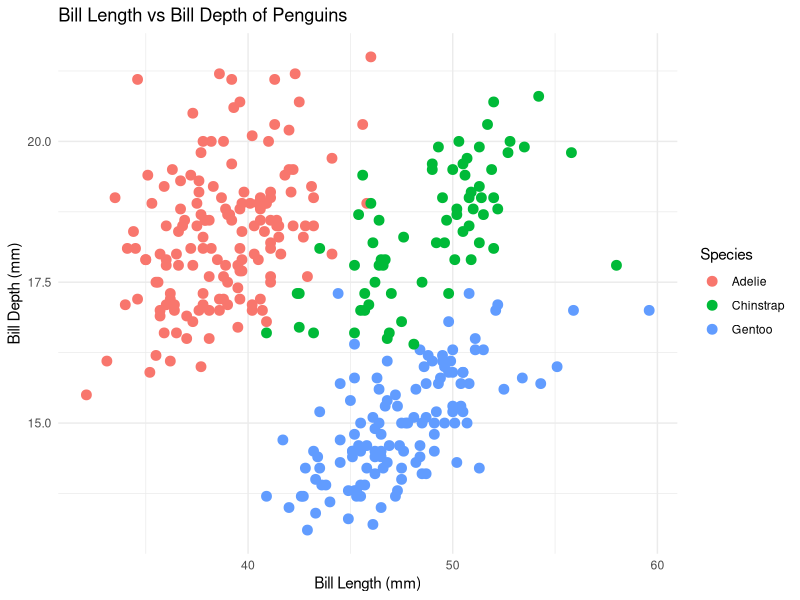
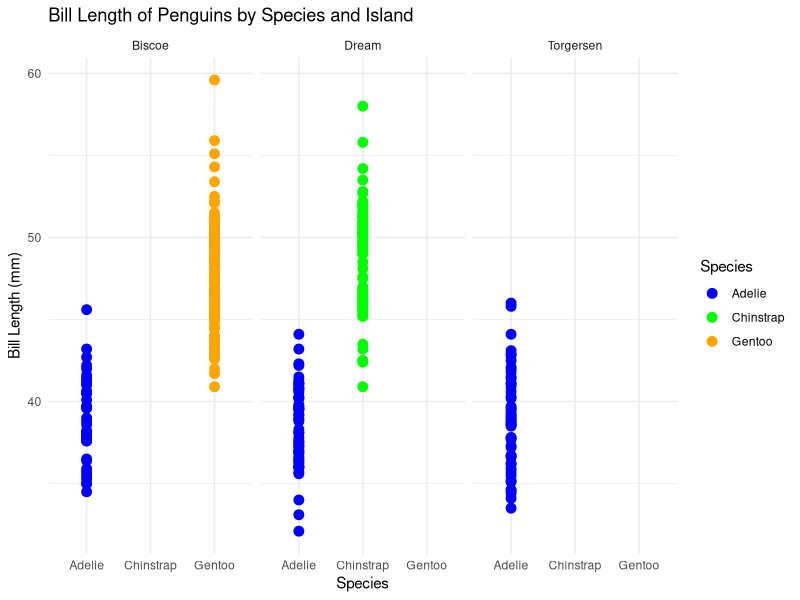

These charts were generated, in order, by the following R code:
## ---- chunk 1
 library(tidyverse)
 library(palmerpenguins)
## ---- chunk 2
# Create a ggplot scatter plot using the pengiuns dataset. 
# Plot bill length on the x-axis and bill depth on the y-axis.
# Color the points by species and use geom_point with size 3.
# Add a minimal theme and clean labels. 
ggplot(data = penguins) +
  geom_point(mapping = aes(x = bill_length_mm, y = bill_depth_mm, color = species), size = 3) +
  theme_minimal() +
  labs(title = "Bill Length vs Bill Depth of Penguins",
       x = "Bill Length (mm)",
       y = "Bill Depth (mm)",
       color = "Species")
## ---- chunk 3
# Create a ggplot scatter plot using the pengiuns dataset. 
# Plot bill_length_mm on the y-axis and different species on the x-axis, faceted by island. 
# Use custom colors for each species and add a minimal theme.
ggplot(data = penguins) +
  geom_point(mapping = aes(x = species, y = bill_length_mm, color = species), size = 3) +
  facet_wrap(~ island) +
  scale_color_manual(values = c("Adelie" = "blue", "Chinstrap" = "green", "Gentoo" = "orange")) +
  theme_minimal() +
  labs(title = "Bill Length of Penguins by Species and Island",
       x = "Species",
       y = "Bill Length (mm)",
       color = "Species")


## ---- chunk 4
install.packages("ellmer")
install.packages("chattr")
## ---- chunk 5

## ---- chunk 6

## ---- chunk 7

## ---- chunk 8

## ---- chunk 9

## ---- chunk 10

## ---- chunk 11

## ---- chunk 12

## ---- chunk 13

## ---- chunk 14

## ---- chunk 15

## ---- chunk 16

## ---- chunk 17
